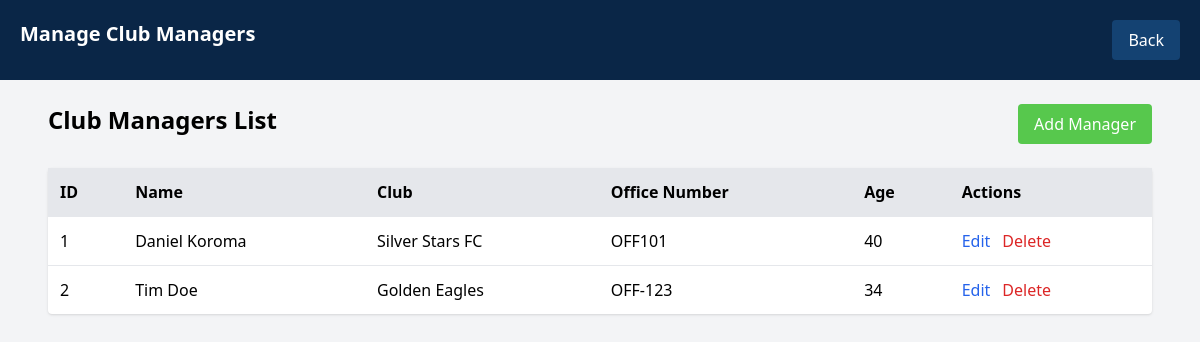
Screenshot of /admin/manage_club_manager.php (signed in) with the database file from the repository.
### tables this page shows
CREATE TABLE `club_managers` (
  `manager_id` int(11) NOT NULL,
  `user_id` int(11) NOT NULL,
  `club_id` int(11) NOT NULL,
  `office_number` varchar(20) DEFAULT NULL,
  `manager_name` varchar(100) DEFAULT NULL,
  `age` varchar(100) DEFAULT NULL
);

CREATE TABLE `users` (
  `id` int(11) NOT NULL,
  `name` varchar(100) NOT NULL,
  `email` varchar(150) DEFAULT NULL,
  `password` varchar(255) NOT NULL,
  `role` enum('Admin','Player','Agent','Club Manager') NOT NULL,
  `created_at` timestamp NOT NULL DEFAULT current_timestamp(),
  `phone` varchar(20) DEFAULT NULL
);

CREATE TABLE `clubs` (
  `club_id` int(11) NOT NULL,
  `club_name` varchar(150) NOT NULL,
  `location` varchar(150) DEFAULT NULL,
  `league` varchar(100) DEFAULT NULL,
  `created_at` timestamp NOT NULL DEFAULT current_timestamp()
);

### admin/manage_club_manager.php (the view, shortened to what this page needs)
<?php
include '../backend/config.php';
$managers = $conn->query("
    SELECT cm.*, u.name AS user_name, c.club_name
    FROM club_managers cm
    LEFT JOIN users u ON cm.user_id = u.id
    LEFT JOIN clubs c ON cm.club_id = c.club_id
");
?>
<!DOCTYPE html>
<html>
<head>
    <script src="https://cdn.tailwindcss.com"></script>
</head>
<body class="bg-gray-100">
<header class="bg-navy text-white p-5 flex justify-between">
    <h1 class="text-xl font-bold">Manage Club Managers</h1>
    <a href="dashboard.php" class="bg-softblue px-4 py-2 rounded">Back</a>
</header>
<main class="p-6 max-w-6xl mx-auto">
    <div class="flex justify-between mb-6">
        <h2 class="text-2xl font-semibold">Club Managers List</h2>
        <a href="add_manager.php" class="bg-lime px-4 py-2 rounded text-white">Add Manager</a>
    </div>
    <table class="w-full bg-white shadow rounded">
        <tr class="bg-gray-200 text-left">
            <th class="p-3">ID</th>
            <th class="p-3">Name</th>
            <th class="p-3">Club</th>
            <th class="p-3">Office Number</th>
            <th class="p-3">Age</th>
            <th class="p-3">Actions</th>
        </tr>
        <?php while ($m = $managers->fetch_assoc()): ?>
        <tr class="border-t">
            <td class="p-3"><?= $m['manager_id'] ?></td>
            <td class="p-3"><?= $m['user_name'] ?></td>
            <td class="p-3"><?= $m['club_name'] ?></td>
            <td class="p-3"><?= $m['office_number'] ?></td>
            <td class="p-3"><?= $m['age'] ?></td>
            <td class="p-3 flex gap-3">
                <a href="edit_manager.php?id=<?= $m['manager_id'] ?>" class="text-blue-600">Edit</a>
                <a href="delete_manager.php?id=<?= $m['manager_id'] ?>" class="text-red-600" onclick="return confirm('Delete this manager?')">Delete</a>
            </td>
        </tr>
        <?php endwhile; ?>
    </table>
</main>
</body>
</html>

### rows the page displays
club_managers: manager_id "1", user.name "Daniel Koroma", club.club_name "Silver Stars FC", office_number "OFF101", age "40"
club_managers: manager_id "2", user.name "Tim Doe", club.club_name "Golden Eagles", office_number "OFF-123", age "34"
